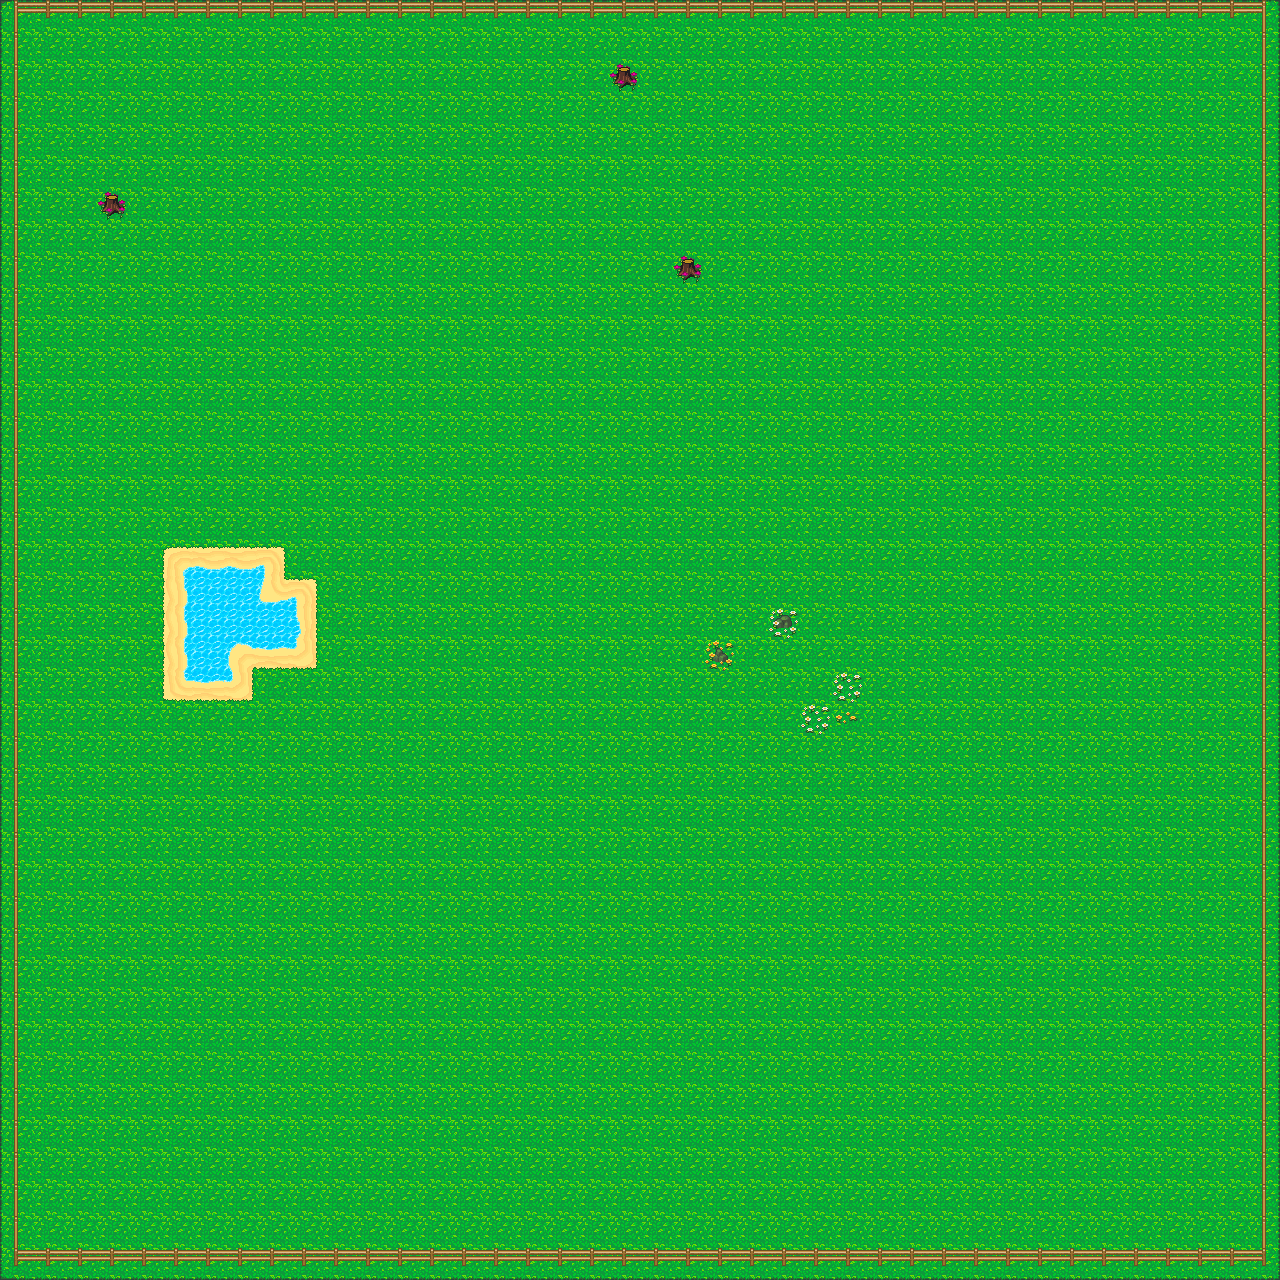

Rendered tile map (Tiled .tmx) drawn with the repository's tilesets; below, a short description and the map source with its tile grids summarised:
An orthogonal 40x40 tile map with 32x32 px tiles, 3 tile layers (Tile Layer 1, Tile Layer 2, blocking).

<map version="1.0" orientation="orthogonal" renderorder="right-down" width="40" height="40" tilewidth="32" tileheight="32" nextobjectid="1">
 <tileset firstgid="1" name="atlas" tilewidth="32" tileheight="32" tilecount="667" columns="23">
  <image source="../assets/atlas.png" trans="000000" width="736" height="928" />
 </tileset>
 <layer name="Tile Layer 1" width="40" height="40">
  <data>[1600 cells, 1600 non-empty, 9 distinct tile ids]</data>
 </layer>
 <layer name="Tile Layer 2" width="40" height="40">
  <data>[1600 cells, 30 non-empty, 18 distinct tile ids]</data>
 </layer>
 <layer name="blocking" width="40" height="40">
  <data>[1600 cells, 156 non-empty, 6 distinct tile ids]</data>
 </layer>
</map>
